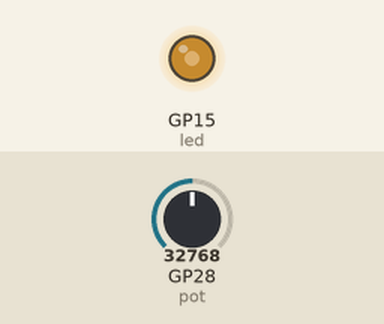
Simulated run of this program. Board: Raspberry Pi Pico running CircuitPython. Shown: output pins drawn as LEDs (lit = HIGH). Inputs (shaded band) come from the test bench; at power-on: GP28 (pot) = 32768 (analog values on the 0–65535 scale).

Above: at 1.2 s.
1.3 s: GP28 (pot) set to 45874
At 2.1 s:
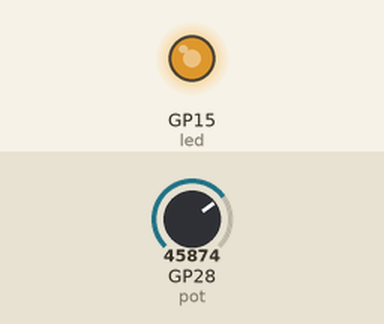
2.8 s: GP28 (pot) set to 57670
At 3.3 s:
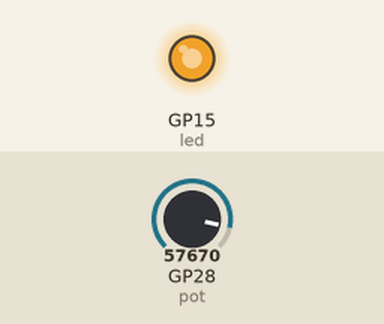
4.3 s: GP28 (pot) set to 7864
At 5.5 s:
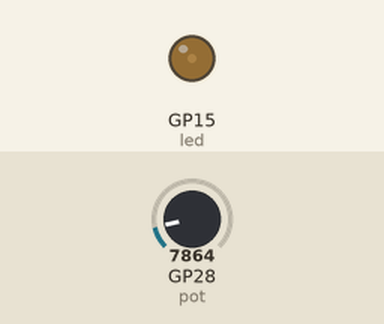
5.8 s: GP28 (pot) set to 0
At 6.9 s:
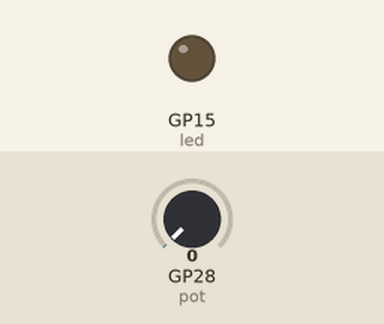
Timing chart, 0 to 8.3 s (numbered marks = the images above; inputs shaded):
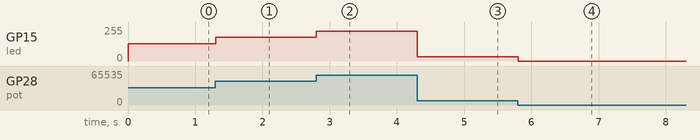

The program:

Lab16_pot_LED.py
```python
import board
import time
import analogio
import pwmio

pot = analogio.AnalogIn(board.A2)
led = pwmio.PWMOut(board.GP15,
                   frequency=5000,
                   duty_cycle=0)

while True:
    # 將可變電阻的 ADC 值設為 LED 的工作週期
    led.duty_cycle = pot.value
    time.sleep(0.05)
```

Measured:
- after the input at 1.3 s, GP15 (led): 128/255 → 178/255 at once
- after the input at 2.8 s, GP15 (led): 178/255 → 224/255 at once
- after the input at 4.3 s, GP15 (led): 224/255 → 31/255 at once
- after the input at 5.8 s, GP15 (led): 31/255 → 0/255 at once
